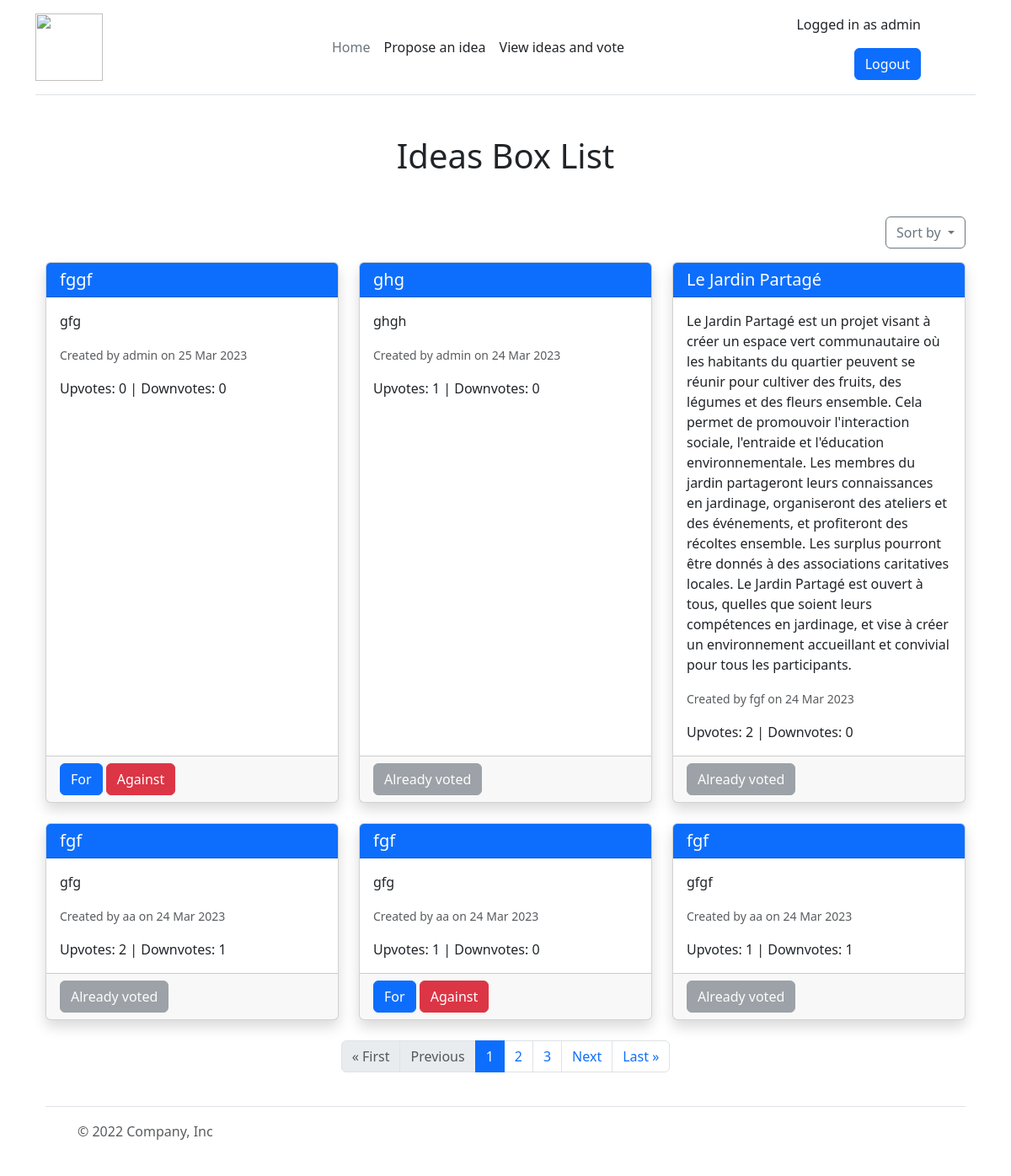
The page /list_box/ (signed in) on the database its author committed.
### box/models.py (models this page shows)
class Ideas_Box(models.Model):
    title = models.CharField(max_length=200)
    description = models.TextField()
    createur = models.ForeignKey(User, on_delete=models.CASCADE)
    date = models.DateTimeField(auto_now_add=True)
    upvotes = models.IntegerField(default=0)
    downvotes = models.IntegerField(default=0)

### box/views.py (the view)
# urls.py: path("list_box/", lists_box, name="list_box"),
@login_required
def lists_box(request):
    order_by = request.GET.get('order_by', 'date')
    if order_by == 'votes':
        box_list = Ideas_Box.objects.annotate(total_votes=F('upvotes') + F('downvotes')).order_by('-total_votes', '-date')
    else:
        box_list = Ideas_Box.objects.order_by('-date')
    user_votes = Vote.objects.filter(user=request.user).values_list('box', flat=True)
    paginator = Paginator(box_list, 6)
    page = request.GET.get('page')
    try:
        boxs = paginator.page(page)
    except PageNotAnInteger:
        boxs = paginator.page(1)
    except EmptyPage:
        boxs = paginator.page(paginator.num_pages)
    return render(request, 'box/list_box.html', {'boxs': boxs, 'user_votes': user_votes, 'order_by': order_by})

### box/templates/box/list_box.html (shortened to what this page needs)
{% extends 'base.html' %}
{% load static %}
{% block content %}
<div class="container">
  <h1 class="my-5 text-center">Ideas Box List</h1>
  <div class="row mb-3">
    <div class="col-md-12 d-flex justify-content-end">
        <div class="dropdown" id="sortDropdown">
          <button class="btn btn-outline-secondary dropdown-toggle" type="button" id="sortMenu" data-bs-toggle="dropdown" aria-haspopup="true" aria-expanded="false">
            Sort by
          </button>
        </div>
    </div>
  </div>
  <div class="row">
    {% for box in boxs %}
      <div class="col-md-4 mb-4">
        <div class="card h-100 shadow">
          <div class="card-header bg-primary text-white">
            <h5 class="card-title m-0">{{ box.title }}</h5>
          </div>
          <div class="card-body">
            <p class="card-text">{{ box.description }}</p>
            <p class="card-text"><small class="text-muted">Created by {{ box.createur.username }} on {{ box.date|date:'d M Y' }}</small></p>
            <p class="card-text">Upvotes: {{ box.upvotes }} | Downvotes: {{ box.downvotes }}</p>
          </div>
          <div class="card-footer">
            {% if box.id in user_votes %}
              <a class="btn btn-secondary disabled">Already voted</a>
            {% else %}
              <a href="{% url 'vote' box.id 'upvote' %}" class="btn btn-primary">For</a>
              <a href="{% url 'vote' box.id 'downvote' %}" class="btn btn-danger">Against</a>
            {% endif %}
          </div>
        </div>
      </div>
    {% empty %}
      <div class="col-md-12 text-center">
         <p>No ideas box found.</p>
      </div>
    {% endfor %}
  </div>
  <div class="row">
  <div class="col-md-12">
    <nav aria-label="Page navigation">
      <ul class="pagination justify-content-center">
        {% if boxs.has_previous %}
        <li class="page-item">
          <a class="page-link" href="?page=1&order_by={{ order_by }}">&laquo; First</a>
        </li>
        <li class="page-item">
          <a class="page-link" href="?page={{ boxs.previous_page_number }}&order_by={{ order_by }}">Previous</a>
        </li>
        {% else %}
        <li class="page-item disabled">
          <span class="page-link">&laquo; First</span>
        </li>
        <li class="page-item disabled">
          <span class="page-link">Previous</span>
        </li>
        {% endif %}
        {% for i in boxs.paginator.page_range %}
        {% if boxs.number == i %}
        <li class="page-item active">
          <span class="page-link">{{ i }}</span>
        </li>
        {% else %}
        <li class="page-item">
          <a class="page-link" href="?page={{ i }}&order_by={{ order_by }}">{{ i }}</a>
        </li>
        {% endif %}
        {% endfor %}
        {% if boxs.has_next %}
        <li class="page-item">
          <a class="page-link" href="?page={{ boxs.next_page_number }}&order_by={{ order_by }}">Next</a>
        </li>
        <li class="page-item">
          <a class="page-link" href="?page={{ boxs.paginator.num_pages }}&order_by={{ order_by }}">Last &raquo;</a>
        </li>
        {% endif %}
      </ul>
    </nav>
  </div>
</div>
{% endblock content %}

### templates/base.html (shortened to what this page needs)
<!DOCTYPE html>
<html lang="en">
<head>
    <link href="https://cdn.jsdelivr.net/npm/bootstrap@5.3.0-alpha1/dist/css/bootstrap.min.css" rel="stylesheet">
</head>
<body>
    <div class="container">
    {% include 'includes/header.html'%}
    {% block content %}{% endblock content %}
    {% include 'includes/footer.html'%}
    </div>
</body>
</html>

### templates/includes/header.html
<header class="d-flex flex-wrap align-items-center justify-content-center justify-content-md-between py-3 mb-4 border-bottom">
      <a href="{% url "index" %}" class="d-flex align-items-center col-md-3 mb-2 mb-md-0 text-dark text-decoration-none">
        <img width="80" height="80" src="https://www.monteux.fr/application/files/thumbnails/tematik_image/2315/2629/2626/Boite_a_idee.jpg" alt="">
      </a>
      <ul class="nav col-12 col-md-auto mb-2 justify-content-center mb-md-0">
        <li><a href="{% url "index" %}" class="nav-link px-2 link-secondary">Home</a></li>
        {% if user.is_authenticated %}
          <li><a href="{% url "create_box" %}" class="nav-link px-2 link-dark">Propose an idea</a></li>
          <li><a href="{% url "list_box" %}" class="nav-link px-2 link-dark">View ideas and vote</a></li>
        {% endif %}
      </ul>
      <div class="col-md-3 text-end">
        {% if user.is_authenticated %}
          <p>Logged in as {{ user.username }}</p>
          <a href="{% url "logout" %}"><button type="button" class="btn btn-primary">Logout</button><a>
        {%else%}
          <a href="{% url "login" %}"><button type="button" class="btn btn-outline-primary me-2">Login</button></a>
          <a href="{% url "register" %}"><button type="button" class="btn btn-primary">Sign-up</button><a>
        {% endif %}
      </div>
</header>

### templates/includes/footer.html
<footer class="d-flex flex-wrap justify-content-between align-items-center py-3 my-4 border-top">
    <div class="col-md-4 d-flex align-items-center">
      <a href="/" class="mb-3 me-2 mb-md-0 text-muted text-decoration-none lh-1">
        <svg class="bi" width="30" height="24"><use xlink:href="#bootstrap"></use></svg>
      </a>
      <span class="mb-3 mb-md-0 text-muted">© 2022 Company, Inc</span>
    </div>
    <ul class="nav col-md-4 justify-content-end list-unstyled d-flex">
      <li class="ms-3"><a class="text-muted" href="#"><svg class="bi" width="24" height="24"><use xlink:href="#twitter"></use></svg></a></li>
      <li class="ms-3"><a class="text-muted" href="#"><svg class="bi" width="24" height="24"><use xlink:href="#instagram"></use></svg></a></li>
      <li class="ms-3"><a class="text-muted" href="#"><svg class="bi" width="24" height="24"><use xlink:href="#facebook"></use></svg></a></li>
    </ul>
</footer>

### rows shown on the page
Ideas_Box: title "fggf", description "gfg", createur.username "admin", date "25 Mar 2023", upvotes "0", downvotes "0", shows "For"
Ideas_Box: title "ghg", description "ghgh", createur.username "admin", date "24 Mar 2023", upvotes "1", downvotes "0", shows "Already voted"
Ideas_Box: title "Le Jardin Partagé", description "Le Jardin Partagé est un projet visant à créer un espace vert communautaire où les habitants du quartier peuvent se réunir pour cultiver des fruits, des légumes et des fleurs ensemble. Cela permet de promouvoir l'interaction sociale, l'entraide et l'éducation environnementale. Les membres du jardin partageront leurs connaissances en jardinage, organiseront des ateliers et des événements, et profiteront des récoltes ensemble. Les surplus pourront être donnés à des associations caritatives locales. Le Jardin Partagé est ouvert à tous, quelles que soient leurs compétences en jardinage, et vise à créer un environnement accueillant et convivial pour tous les participants.", createur.username "fgf", date "24 Mar 2023", upvotes "2", downvotes "0", shows "Already voted"
Ideas_Box: title "fgf", description "gfg", createur.username "aa", date "24 Mar 2023", upvotes "2", downvotes "1", shows "Already voted"
Ideas_Box: title "fgf", description "gfg", createur.username "aa", date "24 Mar 2023", upvotes "1", downvotes "0", shows "For"
Ideas_Box: title "fgf", description "gfgf", createur.username "aa", date "24 Mar 2023", upvotes "1", downvotes "1", shows "Already voted"

### other values the page prints
{{ user.username }} "admin"
{{ i }} "1"
{{ i }} "2" "3"
